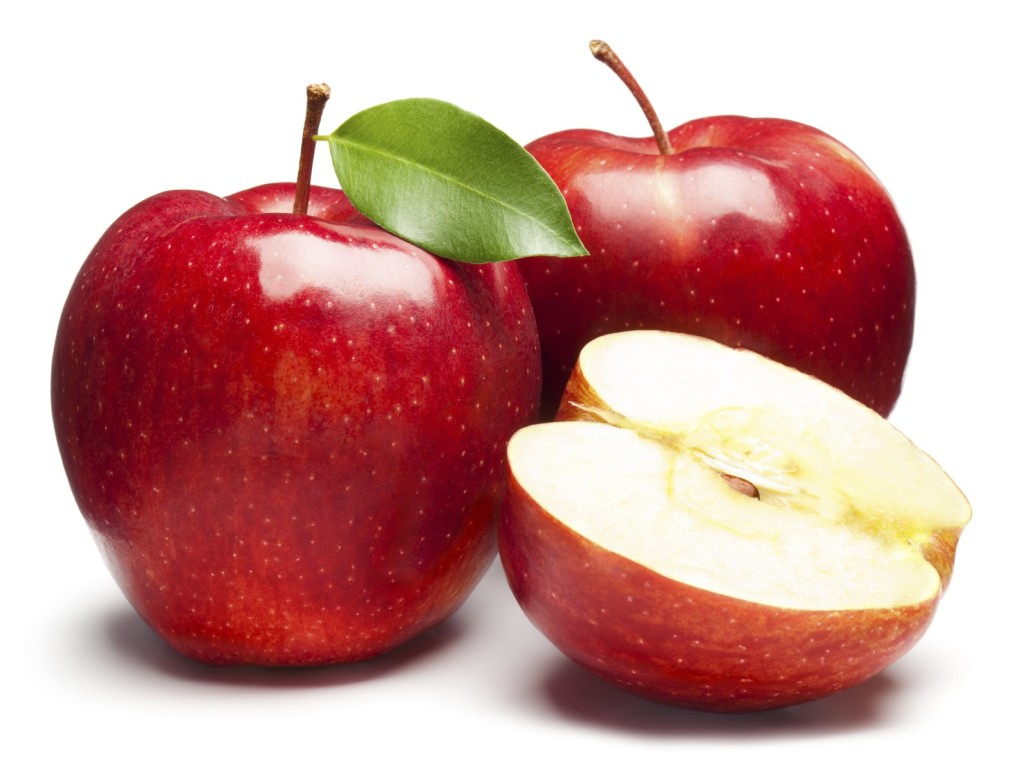
#> input picture ComputerVision/src/python/a.jpg, 1024 x 772 px
$ python -i contours.py   (imports and definitions only)   (older library calls are emulated)
#> lines starting #> are read from the running program, lines starting #| are printed output that depends on the picture; after the words box and inside, x2 and y2 are one past the last pixel; in counts of white or black regions, pixels touching at a corner belong together
import numpy as np
import cv2

def contour(image):

#> called with image = 'a.jpg'
    im = cv2.imread(image)
#> im is the input picture: shape (772, 1024, 3); mean B, G, R 153.3, 157.5, 204.7
    imgray = cv2.cvtColor(im,cv2.COLOR_BGR2GRAY)
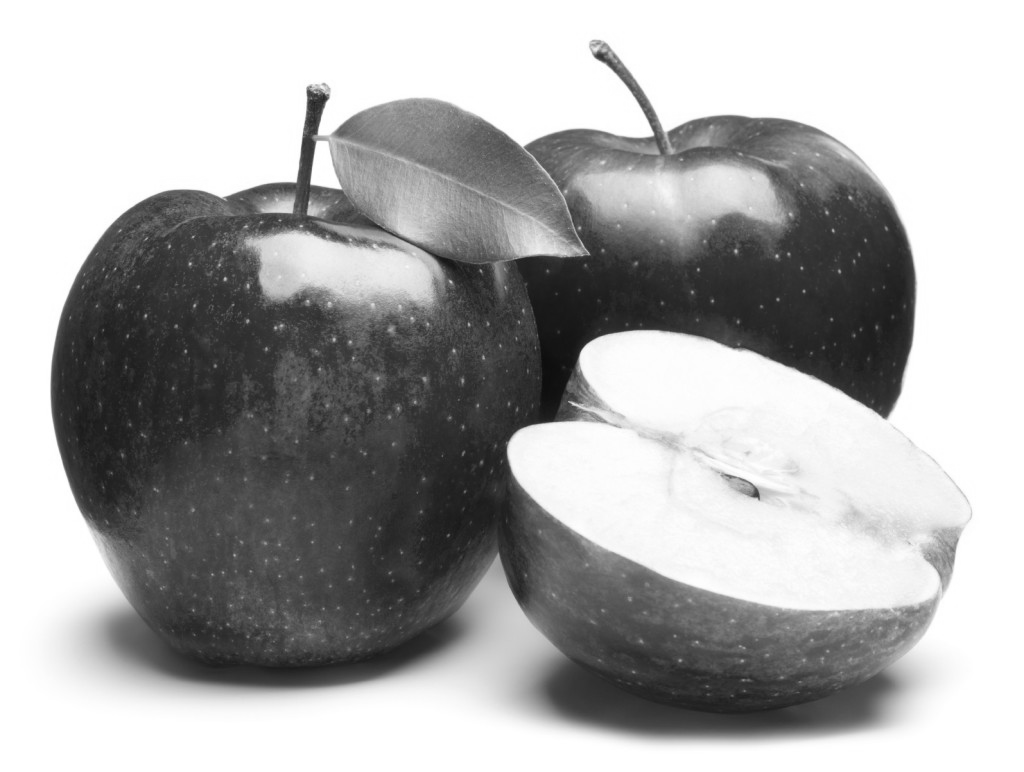
#> imgray: shape (772, 1024); min 12, max 255, mean 171.1
    ret,thresh = cv2.threshold(imgray,127,255,0)
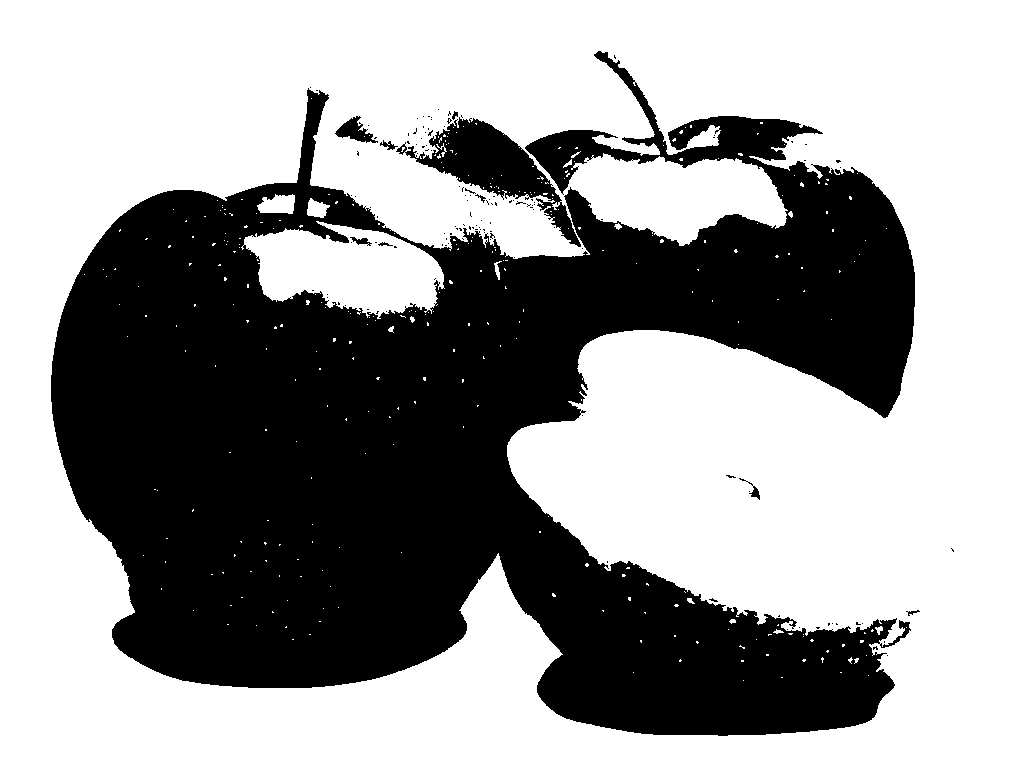
#> thresh: shape (772, 1024); 60.8% white; 131 black regions (121 under 20 px)
    image, contours, hierarchy = cv2.findContours(thresh,cv2.RETR_TREE,cv2.CHAIN_APPROX_SIMPLE)
#> contours = 522 contours, 498 with area under 20; largest, box (x1, y1, x2, y2) and area: (0, 0, 1024, 772) 788733, (50, 50, 916, 737) 319148, (241, 221, 445, 319) 12234, (404, 116, 582, 248) 7346, (334, 115, 379, 144) 584

>>> result = contour('a.jpg')
